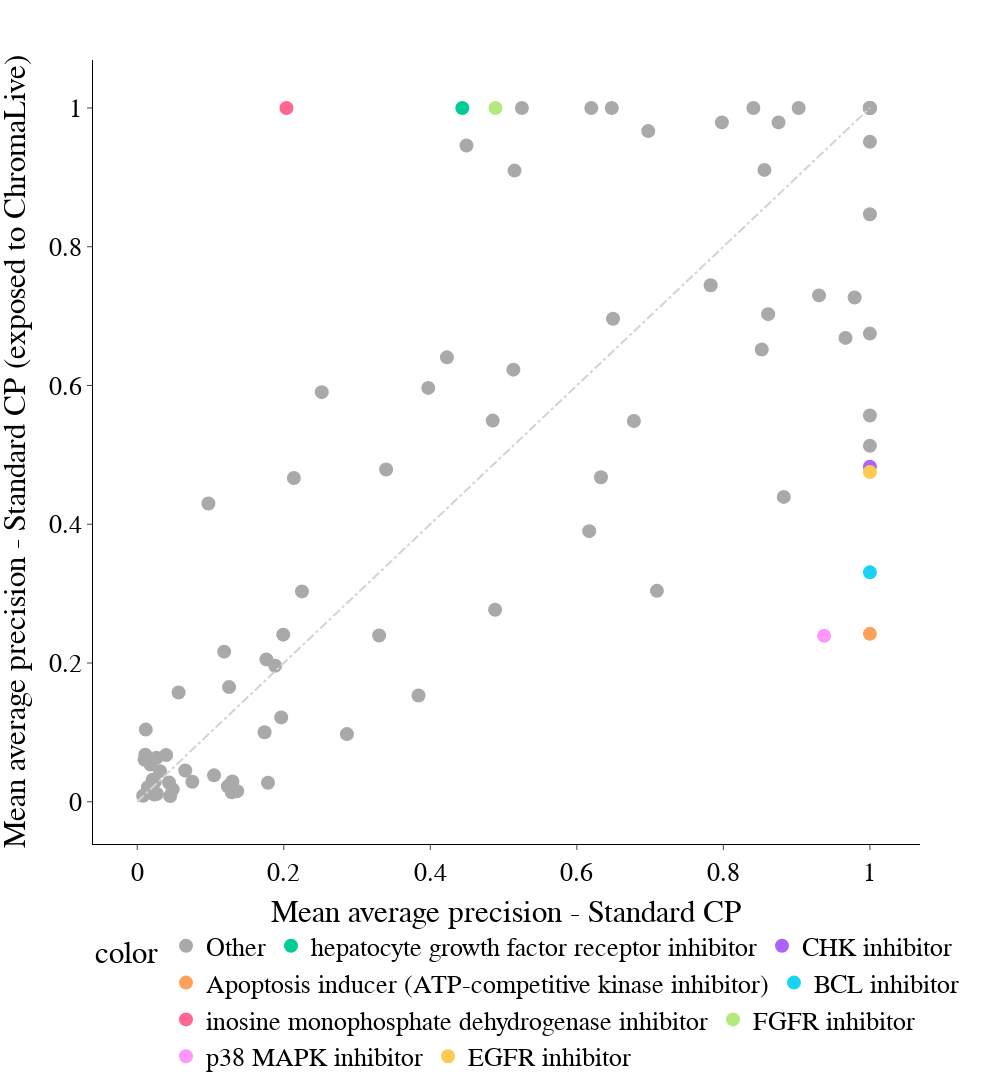

Notebook code cell kept with this figure:
### Markdown cell above
### Plot

### Code cell
scatter_plot_comparison_colorblack(df_treatment, col1='Standard CP', col2='Standard CP (exposed to ChromaLive)', cutoff=0.5)

### Figure 1 — Plotly figure (JSON) as saved in the notebook; plotly's stock layout.template omitted (floating-point values rounded to 4 significant figures)
{"data": [{"hovertemplate": "<b>%{hovertext}</b><br><br>color=Other<br>Mean average precision - Standard CP=%{x}<br>Mean average precision - Standard CP (exposed to ChromaLive)=%{y}<extra></extra>", "hovertext": ["tumor necrosis factor production inhibitor", "antihistamine", "acetylcholine receptor antagonist", "pyruvate dehydrogenase kinase inhibitor", "protein tyrosine kinase inhibitor", "antihistamine", "glycogen synthase kinase inhibitor", "histone lysine methyltransferase inhibitor", "tumor necrosis factor production inhibitor", "inosine monophosphate dehydrogenase inhibitor", "CDC inhibitor", "PARP inhibitor", "bromodomain inhibitor", "ubiquitin specific protease inhibitor", "glycogen synthase kinase inhibitor", "JAK inhibitor", "hepatocyte growth factor receptor inhibitor", "bromodomain inhibitor", "MEK inhibitor", "Aurora kinase inhibitor", "LXR agonist", "phospholipase inhibitor", "IGF-1 inhibitor", "tricyclic antidepressant", "histone lysine demethylase inhibitor", "phosphodiesterase inhibitor", "beta-catenin inhibitor", "JNK inhibitor", "LXR agonist", "DNA inhibitor", "kinesin inhibitor", "phosphoinositide dependent kinase inhibitor", "RAF inhibitor", "FGFR inhibitor", "Bcr-Abl kinase inhibitor", "AMPK inhibitor", "pyruvate dehydrogenase kinase inhibitor", "phospholipase inhibitor", "Aurora kinase inhibitor", "JAK inhibitor", "tricyclic antidepressant", "PARP inhibitor", "MEK inhibitor", "histone lysine methyltransferase inhibitor", "HDAC inhibitor", "HDAC inhibitor", "BCL inhibitor", "phosphodiesterase inhibitor", "kinesin inhibitor", "CDK inhibitor", "CDC inhibitor", "RAF inhibitor", "protein tyrosine kinase inhibitor", "MAP kinase inhibitor", "ER stressor (SERCA inhibitor)", "protein arginine N-methyltransferase inhibitor", "Apoptosis inducer (transcription inhibitor)", "phosphoinositide dependent kinase inhibitor", "DNA inhibitor", "smoothened receptor agonist", "JNK inhibitor", "CHK inhibitor", "EGFR inhibitor", "androgen receptor modulator", "HMGCR inhibitor", "acetylcholine receptor antagonist", "mTOR inhibitor", "HMGCR inhibitor", "IGF-1 inhibitor", "protein arginine N-methyltransferase inhibitor", "Bcr-Abl kinase inhibitor", "MAP kinase inhibitor", "p38 MAPK inhibitor", "ubiquitin specific protease inhibitor", "beta-catenin inhibitor", "CDK inhibitor", "histone lysine demethylase inhibitor", "hypoxia inducible factor inhibitor", "androgen receptor modulator", "mTOR inhibitor", "smoothened receptor agonist", "hypoxia inducible factor inhibitor"], "legendgroup": "Other", "marker": {"color": "darkgrey", "size": 14, "symbol": "circle"}, "mode": "markers", "name": "Other", "orientation": "v", "showlegend": true, "type": "scatter", "x": [0.07519, 0.02338, 0.04336, 0.1254, 0.1738, 0.02117, 0.6975, 0.01549, 0.02384, 1, 1, 0.0269, 0.2519, 0.1236, 1, 0.1365, 0.04841, 1, 0.1993, 0.8753, 1, 0.01009, 0.9028, 0.01108, 0.06557, 0.1048, 0.01472, 0.01166, 0.3302, 0.04503, 1, 0.6198, 0.09717, 0.8824, 0.8611, 0.1882, 0.525, 0.9306, 0.4852, 0.1763, 0.01758, 0.5149, 0.6494, 1, 0.4494, 0.5134, 0.4885, 0.008033, 0.6329, 0.7826, 0.1299, 0.9792, 0.03105, 0.01564, 1, 0.7093, 0.6779, 0.8561, 0.2139, 0.2248, 0.01541, 0.8524, 0.0565, 0.01817, 0.1291, 0.03949, 1, 0.01502, 0.6477, 0.1965, 0.3972, 0.3397, 0.2862, 0.1187, 0.9667, 0.4227, 0.798, 0.02632, 0.1785, 0.8409, 0.3839, 0.6169], "xaxis": "x", "y": [0.02884, 0.0105, 0.02775, 0.1653, 0.1002, 0.03173, 0.9667, 0.01959, 0.02832, 1, 1, 0.01139, 0.5904, 0.02226, 0.8468, 0.0153, 0.01792, 1, 0.2409, 0.9792, 1, 0.06049, 1, 0.06782, 0.04519, 0.03807, 0.02088, 0.104, 0.2396, 0.008261, 0.6748, 1, 0.43, 0.4394, 0.7028, 0.1962, 1, 0.7298, 0.5494, 0.2052, 0.01861, 0.9097, 0.6961, 0.5568, 0.9458, 0.6228, 0.2769, 0.008682, 0.4677, 0.7444, 0.02928, 0.7269, 0.04417, 0.01681, 0.9514, 0.304, 0.5489, 0.9107, 0.4667, 0.3032, 0.01935, 0.6519, 0.1576, 0.05366, 0.01376, 0.06735, 0.5132, 0.01331, 1, 0.1216, 0.5965, 0.479, 0.09753, 0.2164, 0.6686, 0.6406, 0.9792, 0.06334, 0.0274, 1, 0.1531, 0.3901], "yaxis": "y"}, {"hovertemplate": "<b>%{hovertext}</b><br><br>color=hepatocyte growth factor receptor inhibitor<br>Mean average precision - Standard CP=%{x}<br>Mean average precision - Standard CP (exposed to ChromaLive)=%{y}<extra></extra>", "hovertext": ["hepatocyte growth factor receptor inhibitor"], "legendgroup": "hepatocyte growth factor receptor inhibitor", "marker": {"color": "#00cc96", "size": 14, "symbol": "circle"}, "mode": "markers", "name": "hepatocyte growth factor receptor inhibitor", "orientation": "v", "showlegend": true, "type": "scatter", "x": [0.4438], "xaxis": "x", "y": [1], "yaxis": "y"}, {"hovertemplate": "<b>%{hovertext}</b><br><br>color=CHK inhibitor<br>Mean average precision - Standard CP=%{x}<br>Mean average precision - Standard CP (exposed to ChromaLive)=%{y}<extra></extra>", "hovertext": ["CHK inhibitor"], "legendgroup": "CHK inhibitor", "marker": {"color": "#ab63fa", "size": 14, "symbol": "circle"}, "mode": "markers", "name": "CHK inhibitor", "orientation": "v", "showlegend": true, "type": "scatter", "x": [1], "xaxis": "x", "y": [0.483], "yaxis": "y"}, {"hovertemplate": "<b>%{hovertext}</b><br><br>color=Apoptosis inducer (ATP-competitive kinase inhibitor)<br>Mean average precision - Standard CP=%{x}<br>Mean average precision - Standard CP (exposed to ChromaLive)=%{y}<extra></extra>", "hovertext": ["Apoptosis inducer (ATP-competitive kinase inhibitor)"], "legendgroup": "Apoptosis inducer (ATP-competitive kinase inhibitor)", "marker": {"color": "#FFA15A", "size": 14, "symbol": "circle"}, "mode": "markers", "name": "Apoptosis inducer (ATP-competitive kinase inhibitor)", "orientation": "v", "showlegend": true, "type": "scatter", "x": [1], "xaxis": "x", "y": [0.242], "yaxis": "y"}, {"hovertemplate": "<b>%{hovertext}</b><br><br>color=BCL inhibitor<br>Mean average precision - Standard CP=%{x}<br>Mean average precision - Standard CP (exposed to ChromaLive)=%{y}<extra></extra>", "hovertext": ["BCL inhibitor"], "legendgroup": "BCL inhibitor", "marker": {"color": "#19d3f3", "size": 14, "symbol": "circle"}, "mode": "markers", "name": "BCL inhibitor", "orientation": "v", "showlegend": true, "type": "scatter", "x": [1], "xaxis": "x", "y": [0.3306], "yaxis": "y"}, {"hovertemplate": "<b>%{hovertext}</b><br><br>color=inosine monophosphate dehydrogenase inhibitor<br>Mean average precision - Standard CP=%{x}<br>Mean average precision - Standard CP (exposed to ChromaLive)=%{y}<extra></extra>", "hovertext": ["inosine monophosphate dehydrogenase inhibitor"], "legendgroup": "inosine monophosphate dehydrogenase inhibitor", "marker": {"color": "#FF6692", "size": 14, "symbol": "circle"}, "mode": "markers", "name": "inosine monophosphate dehydrogenase inhibitor", "orientation": "v", "showlegend": true, "type": "scatter", "x": [0.2037], "xaxis": "x", "y": [1], "yaxis": "y"}, {"hovertemplate": "<b>%{hovertext}</b><br><br>color=FGFR inhibitor<br>Mean average precision - Standard CP=%{x}<br>Mean average precision - Standard CP (exposed to ChromaLive)=%{y}<extra></extra>", "hovertext": ["FGFR inhibitor"], "legendgroup": "FGFR inhibitor", "marker": {"color": "#B6E880", "size": 14, "symbol": "circle"}, "mode": "markers", "name": "FGFR inhibitor", "orientation": "v", "showlegend": true, "type": "scatter", "x": [0.489], "xaxis": "x", "y": [1], "yaxis": "y"}, {"hovertemplate": "<b>%{hovertext}</b><br><br>color=p38 MAPK inhibitor<br>Mean average precision - Standard CP=%{x}<br>Mean average precision - Standard CP (exposed to ChromaLive)=%{y}<extra></extra>", "hovertext": ["p38 MAPK inhibitor"], "legendgroup": "p38 MAPK inhibitor", "marker": {"color": "#FF97FF", "size": 14, "symbol": "circle"}, "mode": "markers", "name": "p38 MAPK inhibitor", "orientation": "v", "showlegend": true, "type": "scatter", "x": [0.9375], "xaxis": "x", "y": [0.2392], "yaxis": "y"}, {"hovertemplate": "<b>%{hovertext}</b><br><br>color=EGFR inhibitor<br>Mean average precision - Standard CP=%{x}<br>Mean average precision - Standard CP (exposed to ChromaLive)=%{y}<extra></extra>", "hovertext": ["EGFR inhibitor"], "legendgroup": "EGFR inhibitor", "marker": {"color": "#FECB52", "size": 14, "symbol": "circle"}, "mode": "markers", "name": "EGFR inhibitor", "orientation": "v", "showlegend": true, "type": "scatter", "x": [1], "xaxis": "x", "y": [0.4753], "yaxis": "y"}], "layout": {"font": {"color": "Black", "family": "sans serif", "size": 26}, "height": 1200, "legend": {"orientation": "h", "title": {"text": "color"}, "tracegroupgap": 0}, "margin": {"t": 60}, "plot_bgcolor": "rgba(0,0,0,0)", "shapes": [{"line": {"color": "lightgrey", "dash": "dashdot"}, "type": "line", "x0": 0, "x1": 1, "y0": 0, "y1": 1}], "width": 1000, "xaxis": {"anchor": "y", "domain": [0, 1], "linecolor": "black", "showline": true, "ticks": "outside", "title": {"text": "Mean average precision - Standard CP"}}, "yaxis": {"anchor": "x", "domain": [0, 1], "linecolor": "black", "showline": true, "ticks": "outside", "title": {"text": "Mean average precision - Standard CP (exposed to ChromaLive)"}}}}
